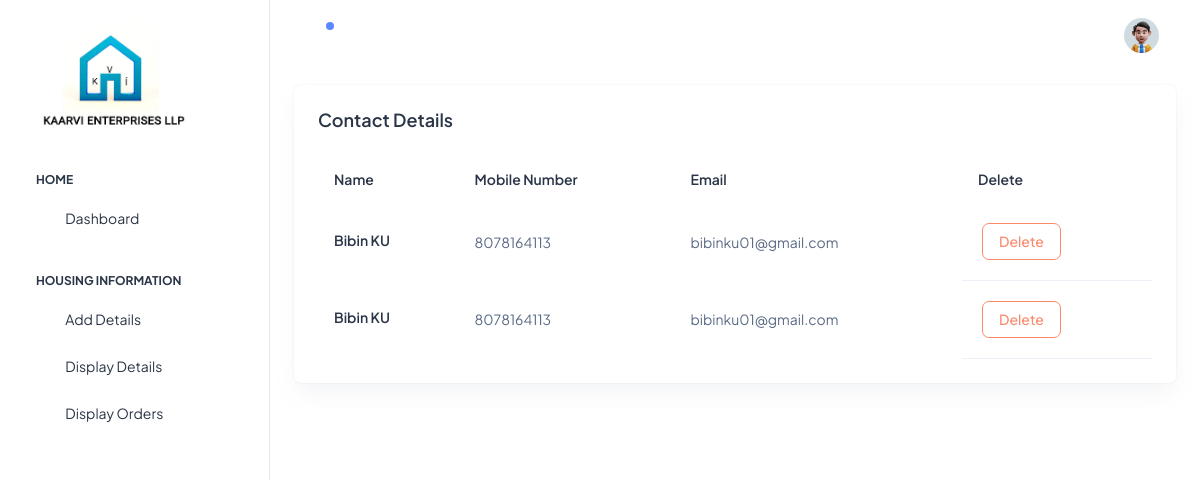
The app's page /Backend/displaycontact/, older data.
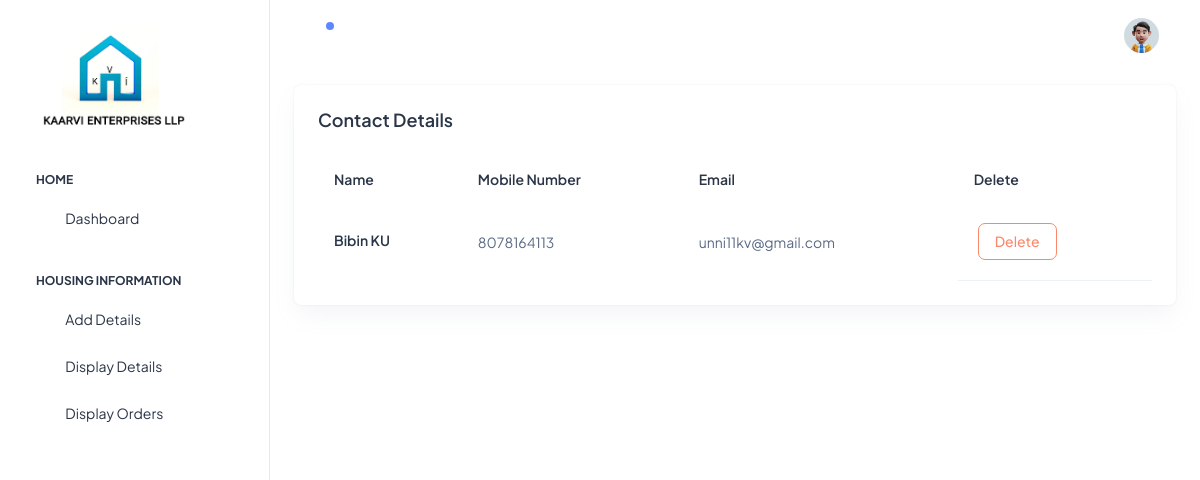
The same page, newer data.
### Frontend/models.py (models this page shows)
class ContactDB(models.Model):
    name = models.CharField(max_length=50, null=True, blank=True)
    email= models.EmailField(max_length=50,null=True, blank=True)
    number = models.IntegerField(null=True, blank=True)

### Backend/views.py (the view)
# urls.py: path('displaycontact/', views.displaycontact, name="displaycontact"),
def displaycontact(req):
    cata = ContactDB.objects.all()
    return render(req, "displaycontact.html", {'cata': cata})

### Backend/templates/displaycontact.html (shortened to what this page needs)
<!DOCTYPE html>
<html lang="en">
{% extends 'index.html' %}
{% block content %}
<head>
</head>
<body>
<div class="card w-100">
              <div class="card-body p-4">
                <h5 class="card-title fw-semibold mb-4">Contact  Details</h5>
                <div class="table-responsive">
                  <table class="table text-nowrap mb-0 align-middle">
                    <thead class="text-dark fs-4">
                      <tr>
                        <th class="border-bottom-0">
                          <h6 class="fw-semibold mb-0">Name </h6>
                        </th>
                        <th class="border-bottom-0">
                          <h6 class="fw-semibold mb-0">Mobile Number </h6>
                        </th>
                        <th class="border-bottom-0">
                          <h6 class="fw-semibold mb-0">Email</h6>
                        </th>
                        <th class="border-bottom-0">
                          <h6 class="fw-semibold mb-0">Delete</h6>
                        </th>
                      </tr>
                    </thead>
                    <tbody>
                    {% for i in cata %}
                      <tr>
                        <td class="border-bottom-0">
                            <h6 class="fw-semibold mb-1">{{i.name}}</h6>
                        </td>
                        <td class="border-bottom-0">
                          <p class="mb-0 fw-normal">{{i.number}}</p>
                        </td>
                        <td class="border-bottom-0">
                          <p class="mb-0 fw-normal">{{i.email}}</p>
                        </td>
                          <td>
                              <a href="{% url 'deletecontact' Cid=i.id %}">
                              <button type="button" class="btn btn-outline-danger m-1">Delete</button>                              </a>
                            </td>
                      </tr>
                     {% endfor %}
                    </tbody>
                  </table>
                </div>
              </div>
            </div>
</body>
</html>
{% endblock %}

### Backend/templates/index.html (shortened to what this page needs)
<!doctype html>
{% load static %}
<html lang="en">
<head>
  <link rel="stylesheet" href="{% static '/assets/css/styles.min.css' %}" />
</head>
<body>
  <div class="page-wrapper" id="main-wrapper" data-layout="vertical" data-navbarbg="skin6" data-sidebartype="full"
    data-sidebar-position="fixed" data-header-position="fixed">
    <aside class="left-sidebar">
      <div>
        <div class="brand-logo d-flex align-items-center justify-content-between">
          <a href="{% url 'indexpage' %}" class="text-nowrap logo-img">
            <img src="{% static '/assets/images/logos/KAARVIedited.jpg' %}" width="180" alt="" />
          </a>
        </div>
        <nav class="sidebar-nav scroll-sidebar" data-simplebar="">
          <ul id="sidebarnav">
            <li class="nav-small-cap">
              <span class="hide-menu">Home</span>
            </li>
            <li class="sidebar-item">
              <a class="sidebar-link" href="{% url 'indexpage' %}" aria-expanded="false">
                <span>
                  <i class="ti ti-layout-dashboard"></i>
                </span>
                <span class="hide-menu">Dashboard</span>
              </a>
            </li>
            <li class="nav-small-cap">
              <span class="hide-menu">Housing Information</span>
            </li>
            <li class="sidebar-item">
              <a class="sidebar-link" href="{% url 'detailspage' %}" aria-expanded="false">
                <span>
                  <i class="ti ti-alert-circle"></i>
                </span>
                <span class="hide-menu">Add Details</span>
              </a>
            </li>
            <li class="sidebar-item" >
              <a class="sidebar-link" href="{% url 'displaydetails' %}" aria-expanded="false">
                <span>
                  <i class="ti ti-alert-circle"></i>
                </span>
                <span class="hide-menu">Display Details</span>
              </a>
            </li>
            <li class="sidebar-item">
              <a class="sidebar-link" href="./ui-card.html" aria-expanded="false">
                <span>
                  <i class="ti ti-alert-circle"></i>
                </span>
                <span class="hide-menu">Display Orders </span>
              </a>
            </li>
          </ul>
        </nav>
      </div>
    </aside>
    <div class="body-wrapper">
      <header class="app-header">
        <nav class="navbar navbar-expand-lg navbar-light">
          <ul class="navbar-nav">
            <li class="nav-item">
              <a class="nav-link nav-icon-hover" href="javascript:void(0)">
                <i class="ti ti-bell-ringing"></i>
                <div class="notification bg-primary rounded-circle"></div>
              </a>
            </li>
          </ul>
          <div class="navbar-collapse justify-content-end px-0" id="navbarNav">
            <ul class="navbar-nav flex-row ms-auto align-items-center justify-content-end">
              <li class="nav-item dropdown">
                <a class="nav-link nav-icon-hover" href="javascript:void(0)" id="drop2" data-bs-toggle="dropdown"
                  aria-expanded="false">
                  <img src="{% static '/assets/images/profile/user-1.jpg' %}" alt="" width="35" height="35" class="rounded-circle">
                </a>
              </li>
            </ul>
          </div>
        </nav>
      </header>
      <div class="container-fluid">
         {% block content %}{% endblock %}
</body>
</html>

Row changes from the older to the newer data that the page shows:
removed ContactDB: name "Bibin KU", number "8078164113", email "bibinku01@gmail.com"
removed ContactDB: name "Bibin KU", number "8078164113", email "bibinku01@gmail.com"
added ContactDB: name "Bibin KU", number "8078164113", email "unni11kv@gmail.com"
